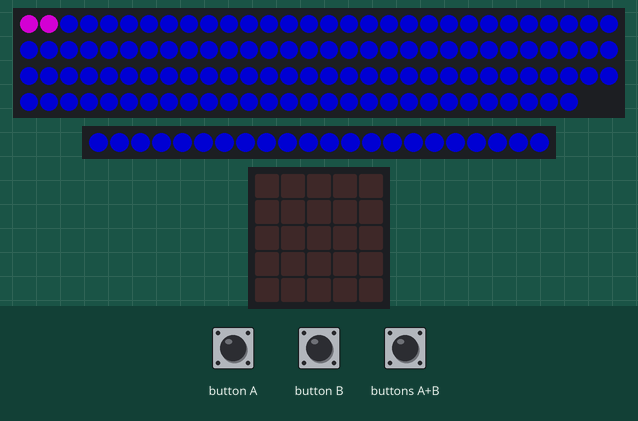
The program below on a simulated Calliope mini (MakeCode). On the bench: 118 RGB LEDs in strip order, left to right, continuing on the next row, 22 RGB LEDs in strip order, left to right, the board's 5×5 LED display. The inputs (shaded band) are chosen by the test bench. Dim RGB values are drawn brighter than linear.

Above: at 1.2 s.
1.3 s: buttons A+B pressed for 0.15 s
At 2.0 s:
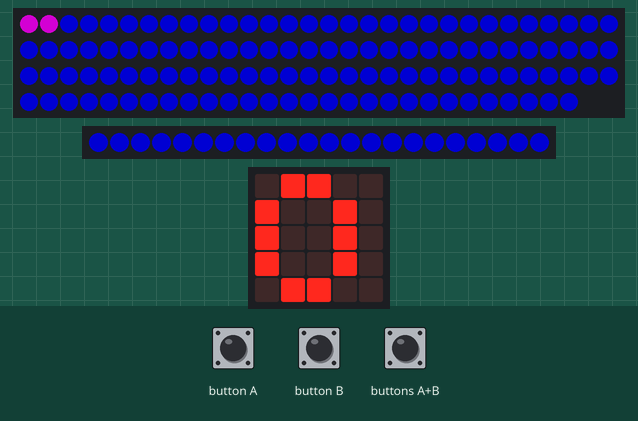
4.4 s: buttons A+B pressed for 1 s
At 6.7 s:
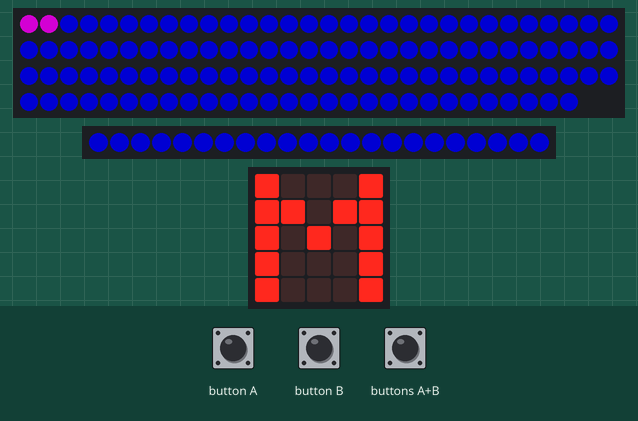
Timing chart, 0 to 8.2 s (numbered marks = the images above; inputs shaded):
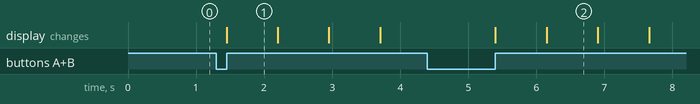

The program:

main.ts
```typescript
function erstelle5_minuten_sequenz2 () {
    for (let index = 0; index < 3; index++) {
        for (let Index = 0; Index <= 1; Index++) {
            list.push(neopixel.colors(NeoPixelColors.Purple))
        }
    }
    for (let Index = 0; Index <= 1; Index++) {
        list.push(neopixel.colors(NeoPixelColors.Orange))
    }
    for (let Index = 0; Index <= 1; Index++) {
        list.push(neopixel.colors(NeoPixelColors.Green))
    }
}
function uhrCheck2 () {
    minutenCheck()
    stundenCheck()
}
function minutenCheck () {
    if (minute == minutenlimit) {
        minute = 0
        stunde += 1
    }
}
input.onButtonEvent(Button.A, input.buttonEventClick(), function () {
    stunde += 1
    uhrCheckzumEinstellen()
})
function erstelle_stunden_sequenz () {
    list2.push(neopixel.colors(NeoPixelColors.Purple))
    list2.push(neopixel.colors(NeoPixelColors.Green))
}
input.onButtonEvent(Button.AB, input.buttonEventClick(), function () {
    basic.showNumber(stunde)
    basic.showString("M")
    basic.showNumber(minute)
    basic.clearScreen()
    zeigeMinuten()
    zeigeStunden()
})
input.onButtonEvent(Button.B, input.buttonEventClick(), function () {
    minute += 1
    uhrCheckzumEinstellen()
})
function zeigeStunden () {
    stunden_strip.showColor(neopixel.colors(NeoPixelColors.Blue))
    for (let Index = 0; Index <= stunde * leds_pro_stunde - 1; Index++) {
        stunden_strip.setPixelColor(Index, list2[Index])
    }
    stunden_strip.show()
}
function uhrCheckzumEinstellen () {
    minutenCheckzumEinstellen()
    stundenCheck()
}
function minutenCheckzumEinstellen () {
    if (minute == minutenlimit) {
        minute = 0
    }
}
function zeigeMinuten () {
    if (minute == 59) {
        strip.showRainbow(1, 360)
    } else {
        strip.showColor(neopixel.colors(NeoPixelColors.Blue))
        for (let Index = 0; Index <= minute * leds_an_pro_minute - 1; Index++) {
            strip.setPixelColor(Index, list[Index])
        }
    }
    strip.show()
}
function uhrCheck () {
    minutenCheck()
    stundenCheck()
}
function stundenCheck () {
    if (stunde == stundenlimit) {
        stunde = 0
    }
}
let list2: number[] = []
let list: number[] = []
let leds_pro_stunde = 0
let leds_an_pro_minute = 0
let stunden_strip: neopixel.Strip = null
let strip: neopixel.Strip = null
let stundenlimit = 0
let minutenlimit = 0
let stunde = 0
let minute = 0
minute = 0
stunde = 0
minutenlimit = 60
stundenlimit = 12
strip = neopixel.create(DigitalPin.P3, 118, NeoPixelMode.RGB)
stunden_strip = neopixel.create(DigitalPin.P1, 22, NeoPixelMode.RGB)
leds_an_pro_minute = 2
leds_pro_stunde = 2
strip.showColor(neopixel.colors(NeoPixelColors.Blue))
stunden_strip.showColor(neopixel.colors(NeoPixelColors.Blue))
list = [neopixel.colors(NeoPixelColors.Green)]
list.pop()
for (let index = 0; index < 12; index++) {
    erstelle5_minuten_sequenz2()
}
list2 = [neopixel.colors(NeoPixelColors.Green)]
list2.pop()
for (let index = 0; index < 11; index++) {
    erstelle_stunden_sequenz()
}
loops.everyInterval(60000, function () {
    minute += 1
    uhrCheck()
    zeigeMinuten()
    zeigeStunden()
})
```

test.ts
```typescript
// Hier kann man Tests durchführen; diese Datei wird nicht kompiliert, wenn dieses Paket als Erweiterung verwendet wird.
```

Measured:
- after the input at 1.3 s, the display: changes after 0.15 s (image 1)
- after the input at 4.4 s, the display: first changes after 1.0 s (image 2 shows a later state)
- what the display in image 1 shows lasts 0.7 s, from 1.5 s to 2.2 s
